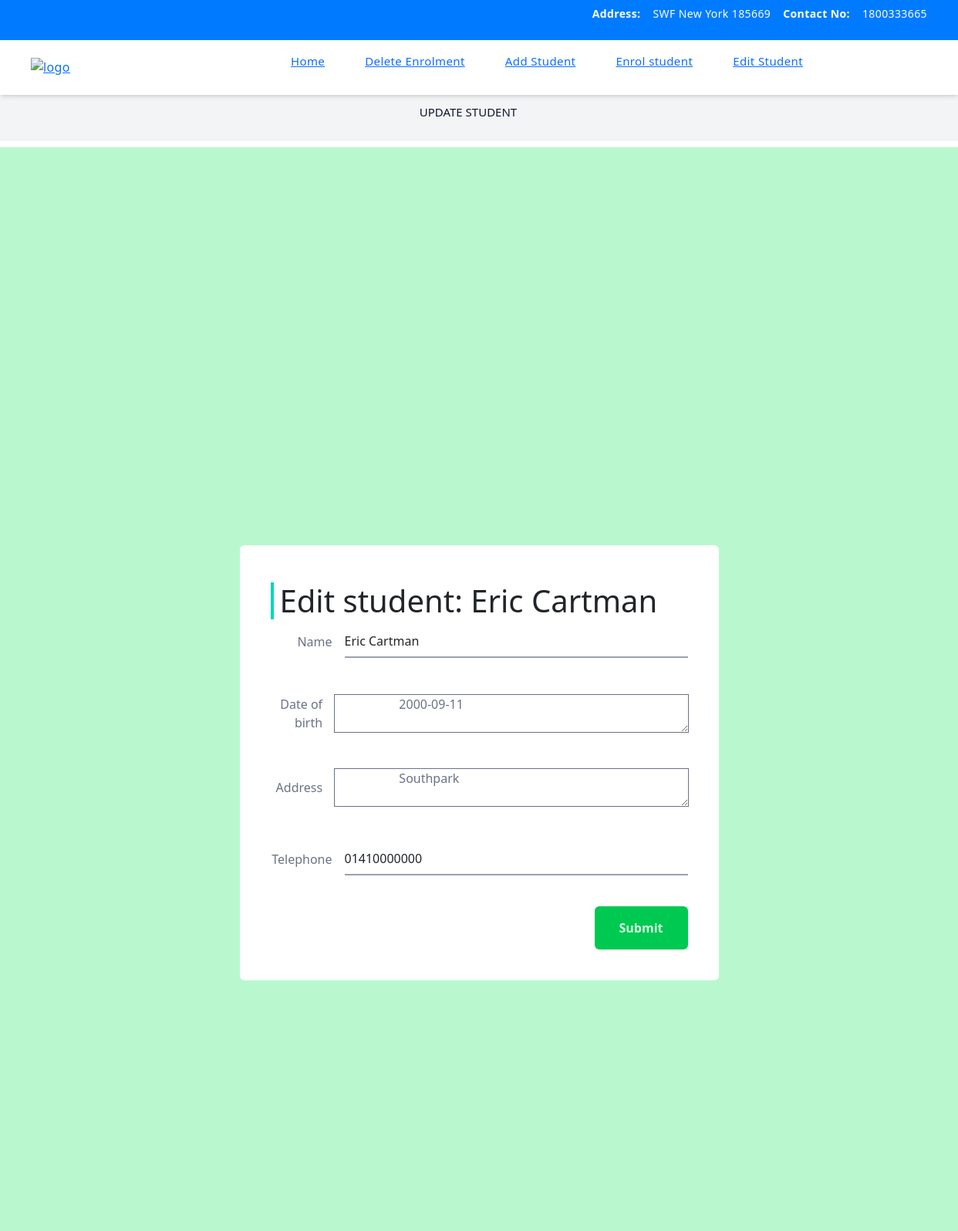
Page /pages/update-student-form.php?studentid=1 on the committed database.
### tables this page shows
CREATE TABLE `student` (
  `student_id` int(11) NOT NULL,
  `student_name` varchar(64) DEFAULT NULL,
  `dob` date DEFAULT NULL,
  `address` varchar(255) DEFAULT NULL,
  `tel` varchar(13) DEFAULT NULL
);

### pages/update-student-form.php (the view, shortened to what this page needs)
<?php
include '../config/dbConfig.php';
include '../partials/header.php';
$studentNo = $_GET['studentid'];
$products = $conn->prepare("SELECT
student_name,
dob,
address,
tel
FROM student
WHERE student_id = ?
");
$products->bind_param('i', $studentNo);
$products->execute();
$products->store_result();
$products->bind_result($name, $dob, $address, $tel);
?>
<div class="bg-gray-100 px-4 py-2.5 gap-4">
  <div class="flex items-center justify-center flex-wrap gap-y-2 gap-x-6 pr-7 text-center relative">
    <p class="text-[15px] text-slate-900 font-medium leading-relaxed">UPDATE STUDENT</p>
  </div>
</div>
<div class="flex flex-col">
  <div class="overflow-x-auto sm:-mx-6 lg:-mx-8">
    <div class="py-2 inline-block min-w-full sm:px-6 lg:px-8">
      <div class="overflow-hidden">
      <div class="bg-green-200 min-h-screen flex items-center">
    <div class="bg-white p-10 md:w-2/3 lg:w-1/2 mx-auto rounded">
    <h1 class="text-2xl md:text-3xl pl-2 my-2 border-l-4  font-sans font-bold border-teal-400  dark:text-gray-200">Edit student: <?= $name ?></h1>
        <form action="update-student-controller.php?studentNo=<?= $studentNo ?>" method="post">
            <div class="flex items-center mb-5">
                <label for="name" class="w-20 inline-block text-right mr-4 text-gray-500 text-gray-500">Name</label>
                <input name="student_name" id="name" type="text" value="<?= $name ?>" class="border-b-2 border-gray-400 flex-1 py-2 placeholder-gray-300 outline-none focus:border-green-400">
            </div>
            <div class="flex items-center mb-5">
            <label for="dob" class="w-20 inline-block text-right mr-4 text-gray-500 text-gray-500">Date of birth</label>
                <textarea name="dob" id="dob" class="w-full outline inline-block text-gray-500 text-gray-500">
                    <?= $dob ?>
                </textarea>
            </div>
            <div class="flex items-center mb-5">
            <label for="address" class="w-20 inline-block text-right mr-4 text-gray-500 text-gray-500">Address</label>
                <textarea name="address" id="address" class="w-full outline inline-block text-gray-500 text-gray-500">
                    <?= $address ?>
                </textarea>
            </div>
            <div class="flex items-center mb-10">
                <label for="tel" class="w-20 inline-block text-right mr-4 text-gray-500 text-gray-500"> Telephone</label>
                <input type="text" name="tel" id="tel" value="<?= $tel ?>"  class="border-b-2 border-gray-400 flex-1 py-2 placeholder-gray-300 outline-none focus:border-green-400">
            </div>
            <div class="text-right">
                <button class="py-3 px-8 bg-green-500 text-green-100 font-bold rounded" type="submit">Submit</button>
            </div>
        </form>
    </div>
    </div>
      </div>
    </div>
  </div>
</div>
<?php
  include '../partials/footer.php';
?>

### rows in the picture
student: student_name "Eric Cartman", dob "2000-09-11", address "Southpark", tel "01410000000"
